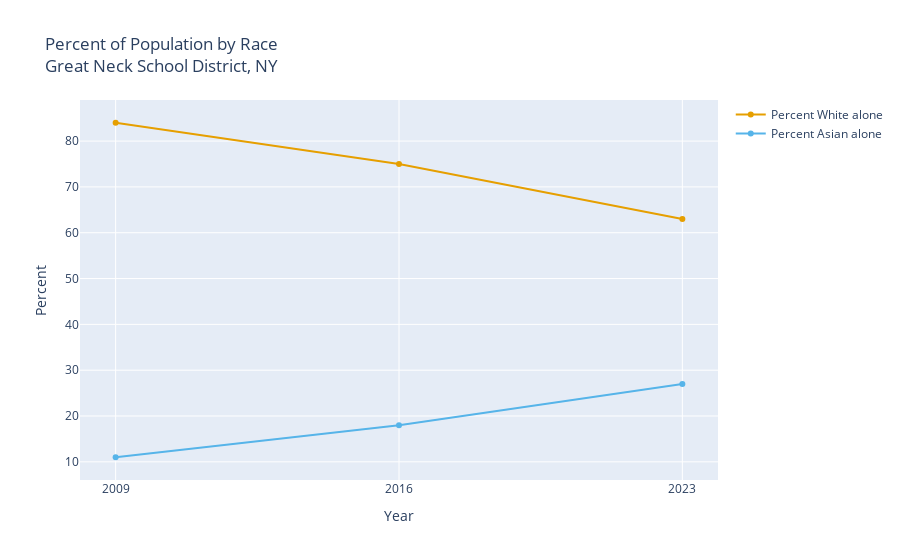

The code cell stored with this chart in its notebook:
### Markdown cell above
It is remarkable just how rapidly the population of "Asian alone" is increasing in Great Neck: ~60% in each of the last 7-year periods! It might also be helpful to visualize the percentage of the total population in each group.

### Code cell
df["Percent White alone"] = (df["White alone"] / df["Total"] * 100).round()
df["Percent Asian alone"] = (df["Asian alone"] / df["Total"] * 100).round()

print(df)

graph_multiyear(
    df=df,
    title="Percent of Population by Race<br>Great Neck School District, NY",
    yaxis_title="Percent",
    y_cols=["Percent White alone", "Percent Asian alone"],
)

### Figure 1 — Plotly figure (JSON) as saved in the notebook; plotly's stock layout.template omitted (floating-point values rounded to 4 significant figures)
{"data": [{"hovertemplate": "Year: %{x}<br>Percent White alone: %{y:,}<extra></extra>", "line": {"color": "#E69F00"}, "mode": "lines+markers", "name": "Percent White alone", "type": "scatter", "x": [2009, 2016, 2023], "y": [84, 75, 63]}, {"hovertemplate": "Year: %{x}<br>Percent Asian alone: %{y:,}<extra></extra>", "line": {"color": "#56B4E9"}, "mode": "lines+markers", "name": "Percent Asian alone", "type": "scatter", "x": [2009, 2016, 2023], "y": [11, 18, 27]}], "layout": {"title": {"text": "Percent of Population by Race<br>Great Neck School District, NY"}, "xaxis": {"tickmode": "array", "ticktext": ["2009", "2016", "2023"], "tickvals": [2009, 2016, 2023], "title": {"text": "Year"}}, "yaxis": {"title": {"text": "Percent"}}}}
